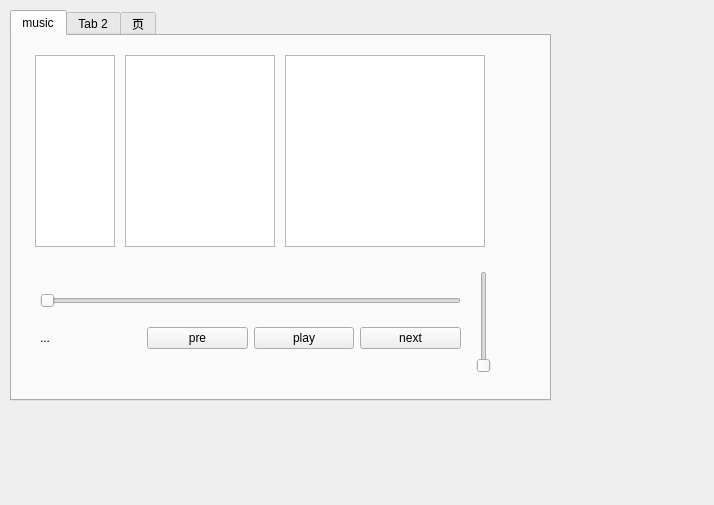
<?xml version="1.0" encoding="UTF-8"?>
<ui version="4.0">
 <class>Widget</class>
 <widget class="QWidget" name="Widget">
  <property name="geometry">
   <rect>
    <x>0</x>
    <y>0</y>
    <width>714</width>
    <height>505</height>
   </rect>
  </property>
  <property name="windowTitle">
   <string>Widget</string>
  </property>
  <widget class="QTabWidget" name="tabWidget">
   <property name="geometry">
    <rect>
     <x>10</x>
     <y>10</y>
     <width>541</width>
     <height>391</height>
    </rect>
   </property>
   <property name="currentIndex">
    <number>0</number>
   </property>
   <widget class="QWidget" name="tab">
    <attribute name="title">
     <string>music</string>
    </attribute>
    <widget class="QWidget" name="widget" native="true">
     <property name="geometry">
      <rect>
       <x>10</x>
       <y>10</y>
       <width>478</width>
       <height>336</height>
      </rect>
     </property>
     <layout class="QGridLayout" name="gridLayout_3">
      <item row="0" column="0">
       <widget class="QWidget" name="widget_4" native="true">
        <layout class="QHBoxLayout" name="horizontalLayout">
         <item>
          <widget class="QListView" name="listView">
           <property name="maximumSize">
            <size>
             <width>80</width>
             <height>16777215</height>
            </size>
           </property>
          </widget>
         </item>
         <item>
          <widget class="QTextEdit" name="textEdit">
           <property name="maximumSize">
            <size>
             <width>150</width>
             <height>16777215</height>
            </size>
           </property>
          </widget>
         </item>
         <item>
          <widget class="QTextEdit" name="textEdit_2">
           <property name="maximumSize">
            <size>
             <width>200</width>
             <height>16777215</height>
            </size>
           </property>
          </widget>
         </item>
        </layout>
       </widget>
      </item>
      <item row="1" column="0">
       <widget class="QWidget" name="widget_2" native="true">
        <layout class="QGridLayout" name="gridLayout_2">
         <item row="0" column="0">
          <widget class="QWidget" name="widget_3" native="true">
           <layout class="QGridLayout" name="gridLayout">
            <item row="0" column="0" colspan="4">
             <widget class="QSlider" name="hs_progress">
              <property name="orientation">
               <enum>Qt::Horizontal</enum>
              </property>
             </widget>
            </item>
            <item row="1" column="0">
             <widget class="QLabel" name="l_name">
              <property name="text">
               <string>...</string>
              </property>
             </widget>
            </item>
            <item row="1" column="1">
             <widget class="QPushButton" name="pb_pre">
              <property name="text">
               <string>pre</string>
              </property>
             </widget>
            </item>
            <item row="1" column="2">
             <widget class="QPushButton" name="pb_play">
              <property name="text">
               <string>play</string>
              </property>
             </widget>
            </item>
            <item row="1" column="3">
             <widget class="QPushButton" name="pb_next">
              <property name="text">
               <string>next</string>
              </property>
             </widget>
            </item>
           </layout>
          </widget>
         </item>
         <item row="0" column="1">
          <widget class="QSlider" name="vs_volume">
           <property name="orientation">
            <enum>Qt::Vertical</enum>
           </property>
          </widget>
         </item>
        </layout>
       </widget>
      </item>
     </layout>
    </widget>
   </widget>
   <widget class="QWidget" name="tab_2">
    <attribute name="title">
     <string>Tab 2</string>
    </attribute>
   </widget>
   <widget class="QWidget" name="tab_3">
    <attribute name="title">
     <string>页</string>
    </attribute>
   </widget>
  </widget>
 </widget>
 <resources/>
 <connections/>
</ui>
